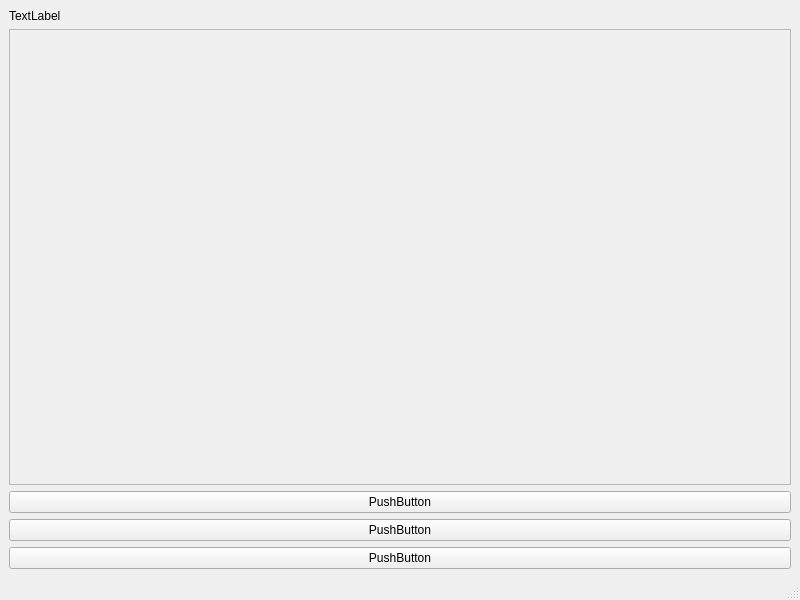
<?xml version="1.0" encoding="UTF-8"?>
<ui version="4.0">
 <class>MainWindow</class>
 <widget class="QMainWindow" name="MainWindow">
  <property name="enabled">
   <bool>true</bool>
  </property>
  <property name="geometry">
   <rect>
    <x>0</x>
    <y>0</y>
    <width>800</width>
    <height>600</height>
   </rect>
  </property>
  <property name="windowTitle">
   <string>MainWindow</string>
  </property>
  <widget class="QWidget" name="centralwidget">
   <layout class="QVBoxLayout" name="verticalLayout">
    <item>
     <widget class="QLabel" name="Time_label">
      <property name="text">
       <string>TextLabel</string>
      </property>
     </widget>
    </item>
    <item>
     <widget class="QTextEdit" name="textEdit">
      <property name="enabled">
       <bool>false</bool>
      </property>
     </widget>
    </item>
    <item>
     <widget class="QPushButton" name="Button_stop_start">
      <property name="text">
       <string>PushButton</string>
      </property>
     </widget>
    </item>
    <item>
     <widget class="QPushButton" name="Button_Circle">
      <property name="text">
       <string>PushButton</string>
      </property>
     </widget>
    </item>
    <item>
     <widget class="QPushButton" name="Button_Clear">
      <property name="text">
       <string>PushButton</string>
      </property>
     </widget>
    </item>
   </layout>
  </widget>
  <widget class="QMenuBar" name="menubar">
   <property name="geometry">
    <rect>
     <x>0</x>
     <y>0</y>
     <width>800</width>
     <height>25</height>
    </rect>
   </property>
  </widget>
  <widget class="QStatusBar" name="statusbar"/>
 </widget>
 <resources/>
 <connections/>
</ui>
